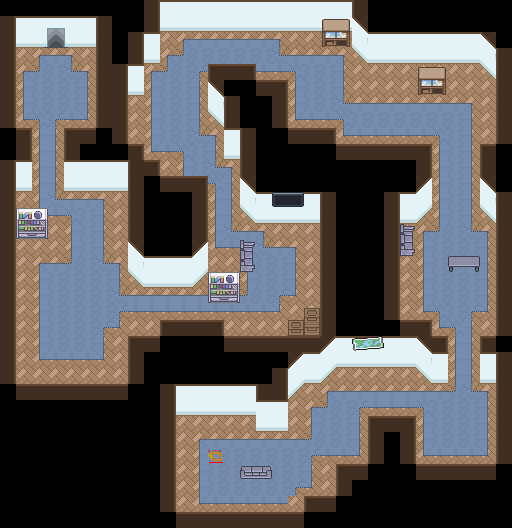

The image is a tile-based game level rendered from a .tmx file. Its description and source (layers, tilesets, objects; grid data summarised) follow:
An orthogonal 32x33 tile map with 16x16 px tiles, 5 tile layers (Floors, Walls, StaticObstacles, Items, ...) and 7 objects.

<map version="1.8" tiledversion="1.8.1" orientation="orthogonal" renderorder="right-down" width="32" height="33" tilewidth="16" tileheight="16" infinite="0" nextlayerid="8" nextobjectid="13">
 <tileset firstgid="1" source="Tiles/TextureAtlas_Interior.tsx" />
 <layer id="1" name="Floors" width="32" height="33">
  <data>[1056 cells, 475 non-empty, 15 distinct tile ids]</data>
 </layer>
 <layer id="2" name="Walls" width="32" height="33">
  <data>[1056 cells, 322 non-empty, 18 distinct tile ids]</data>
 </layer>
 <layer id="3" name="StaticObstacles" width="32" height="33">
  <data>[1056 cells, 31 non-empty, 21 distinct tile ids]</data>
 </layer>
 <layer id="4" name="Items" width="32" height="33">
  <data>[1056 cells, 1 non-empty, 1 distinct tile ids]</data>
 </layer>
 <layer id="5" name="LevelChange" width="32" height="33">
  <data>[1056 cells, 1 non-empty, 1 distinct tile ids]</data>
 </layer>
 <objectgroup id="6" name="NPC">
  <object id="2" x="51" y="270.667">
   <point />
  </object>
  <object id="3" x="224" y="256">
   <point />
  </object>
  <object id="4" x="271.333" y="291.333">
   <point />
  </object>
  <object id="5" x="392" y="89">
   <point />
  </object>
  <object id="6" x="475.667" y="298">
   <point />
  </object>
  <object id="12" x="336" y="432">
   <point />
  </object>
 </objectgroup>
 <objectgroup id="7" name="Player">
  <object id="1" x="58.333" y="69.6667">
   <point />
  </object>
 </objectgroup>
</map>